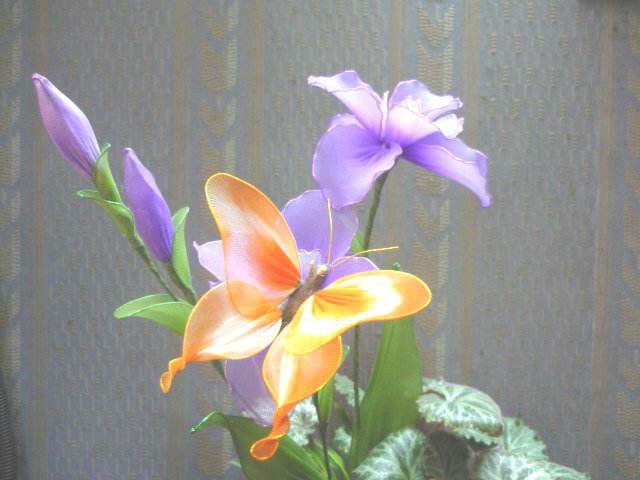
//> input picture datas/f4.jpg, 640 x 480 px
$ ./main   (built with g++ and OpenCV 4)
//> lines starting //> are read from the running program, lines starting //| are printed output that depends on the picture
#include <iostream>
#include <opencv2/opencv.hpp>

using namespace std;

int main()
{
    cv::Mat src = cv::imread("../../../../../../datas/f4.jpg");
//> src is the input picture: 480 rows x 640 cols, CV_8UC3; mean B, G, R 142.8, 147.8, 150.1
    if(src.empty()){
        std::cerr << "cannot open image" << std::endl;
        return -1;
    }
    cv::Mat dst_x,dst_y;
    cv::cvtColor(src,src,cv::COLOR_RGB2GRAY);
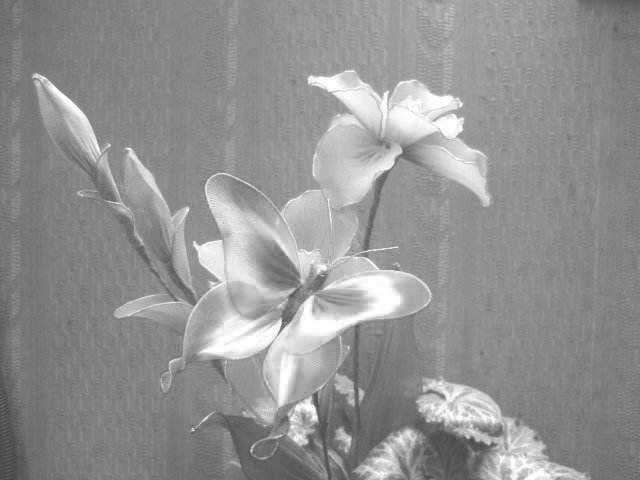
//> src: 480 rows x 640 cols, CV_8UC1; min 66, max 255, mean 146.5
    cv::spatialGradient(src,dst_x,dst_y);
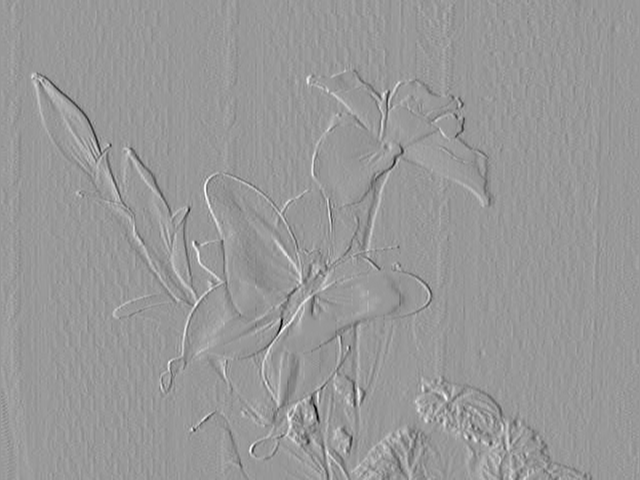
//> dst_x: 480 rows x 640 cols, CV_16SC1; min -527, max 354, mean 0.2; drawn with min black and max white
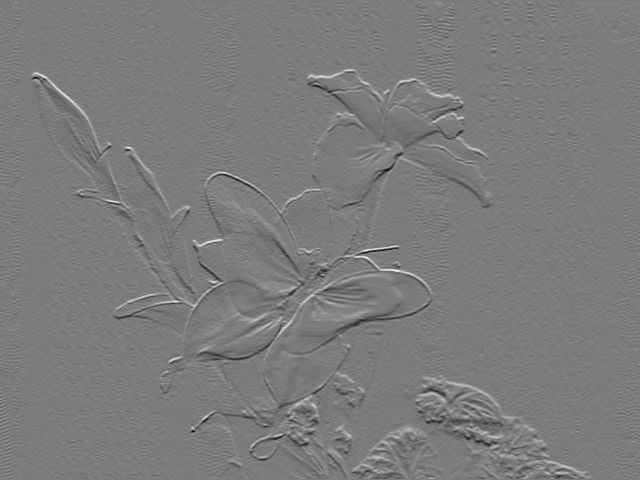
//> dst_y: 480 rows x 640 cols, CV_16SC1; min -432, max 459, mean -0.2; drawn with min black and max white


    cv::imshow("src",src);
    cv::imshow("dst_x",dst_x);
    cv::imshow("dst_y",dst_y);

    cv::waitKey();
    cv::destroyAllWindows();
    return 0;
}

$ run again, with datas/f1.jpg copied over datas/f4.jpg
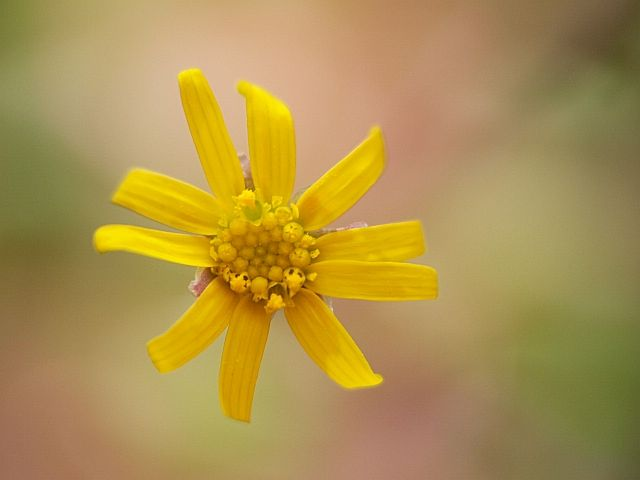
//> input picture datas/f1.jpg, 640 x 480 px
//> src is the input picture: 480 rows x 640 cols, CV_8UC3; mean B, G, R 78.8, 145.8, 173.2
//> `cv::cvtColor(src,src,cv::COLOR_RGB2GRAY);`:
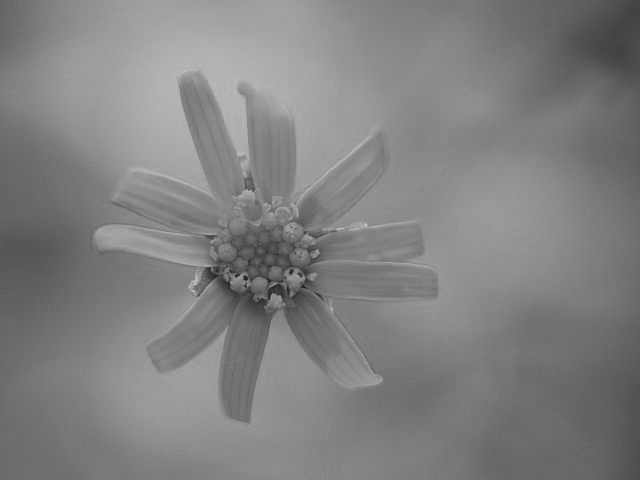
//> src: 480 rows x 640 cols, CV_8UC1; min 24, max 197, mean 128.9
//> `cv::spatialGradient(src,dst_x,dst_y);`:
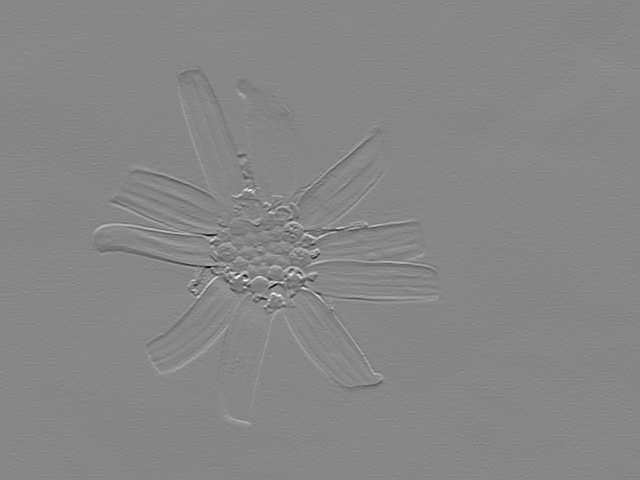
//> dst_y: 480 rows x 640 cols, CV_16SC1; min -405, max 359, mean -0.2; drawn with min black and max white

$ run again, with datas/f3.jpg copied over datas/f4.jpg
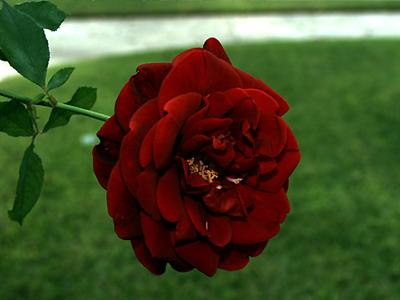
//> input picture datas/f3.jpg, 400 x 300 px
//> src is the input picture: 300 rows x 400 cols, CV_8UC3; mean B, G, R 41.2, 78.6, 72.4
//> `cv::cvtColor(src,src,cv::COLOR_RGB2GRAY);`:
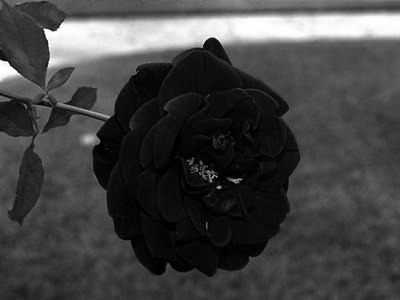
//> src: 300 rows x 400 cols, CV_8UC1; min 0, max 255, mean 66.7
//> `cv::spatialGradient(src,dst_x,dst_y);`:
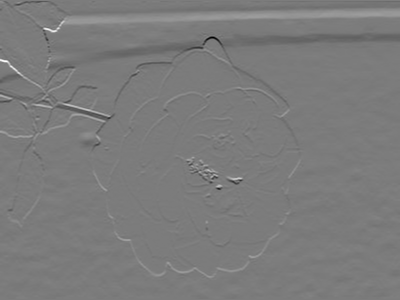
//> dst_y: 300 rows x 400 cols, CV_16SC1; min -904, max 955, mean -1.4; drawn with min black and max white
